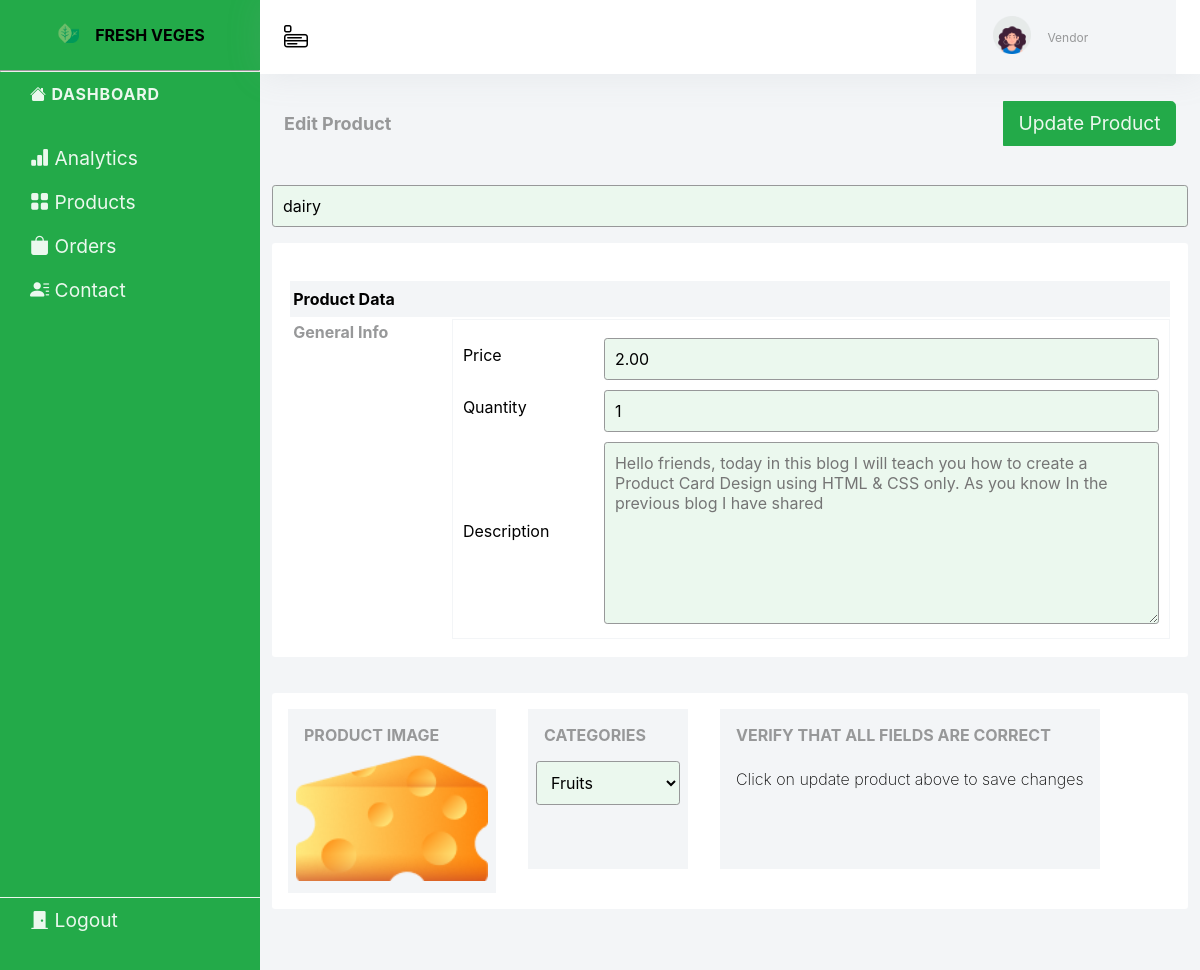
/vendor/products/6/edit, run on an earlier commit of the app's database.
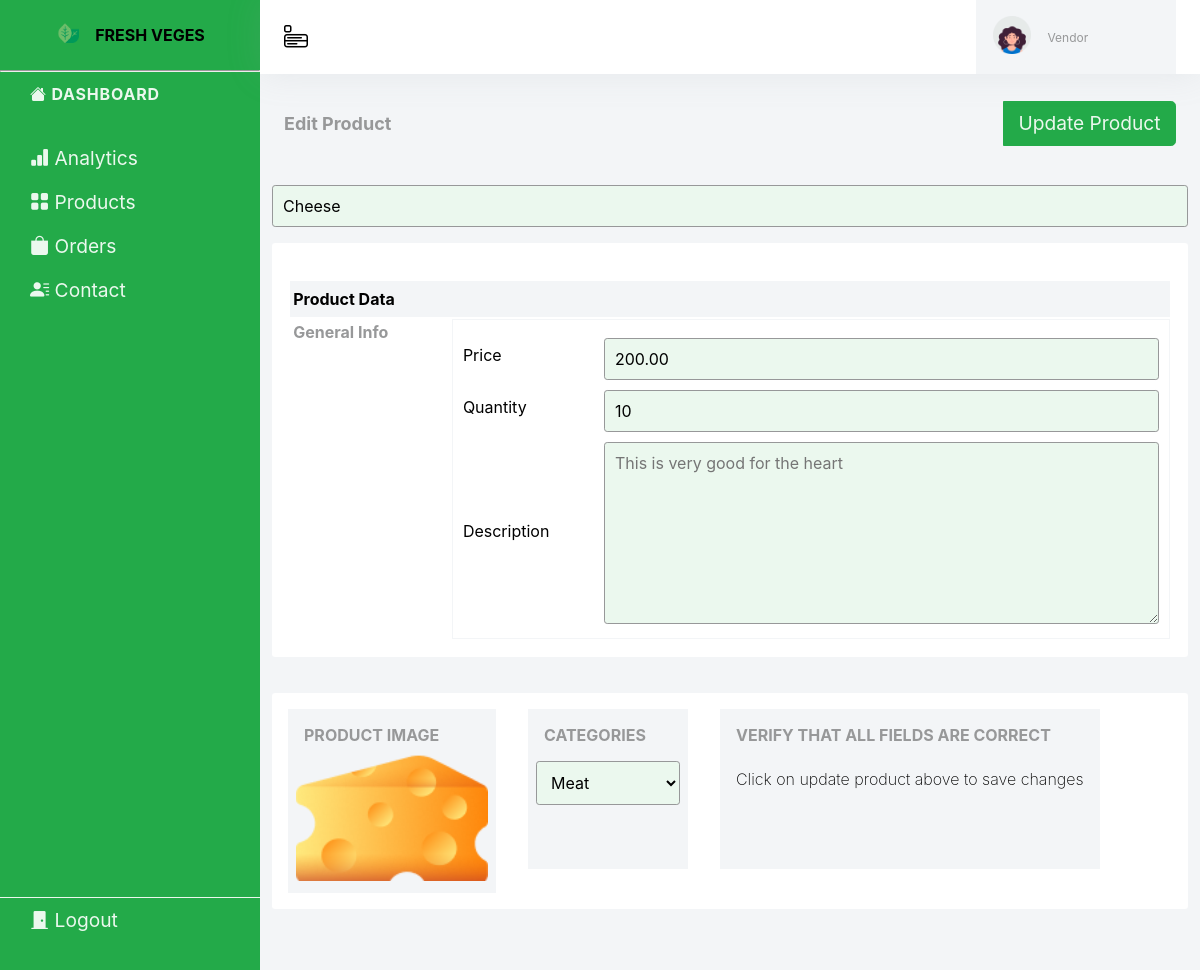
And on a later commit of the database.
### product/models.py (models this page shows, shortened)
class Product(models.Model):
    label = models.CharField(max_length=200)
    unit_price = models.DecimalField(max_digits=5, decimal_places=2, verbose_name='unit price')
    image = models.ImageField(upload_to="media/product")
    description = models.TextField()
    category = models.ForeignKey(Category, on_delete=models.CASCADE, null=True)
    vendor = models.ForeignKey(Vendor, on_delete=models.CASCADE)
    quantity = models.PositiveIntegerField(verbose_name='quantity', default=1)
    class Meta:
        verbose_name = 'product'
        verbose_name_plural = 'products'
        ordering = ('label',)
    def total_price(self):
        return self.quantity * self.unit_price
    total_price = property(total_price)

### vendor/views.py (the view, shortened to what this page needs)
# urls.py: path("products/<int:id>/edit", edit_product, name="product_edit"),
def edit_product(request, id):
    product = get_object_or_404(Product, id=id)
    form = ProductUpdateForm(request.POST or None)
    categories = Category.objects.all()
    return render(request, "vendor/product-edit.html",
                  {'product': product, 'categories': categories, 'current_category': product.category,
                   "errors": form.errors})

### templates/vendor/product-edit.html (shortened to what the changed rows need)
{% extends "base.html" %}
{% load static %}
{% block main %}
<main>
    <form class="edit-form" action="" method="post">
    <div class="container edit-form-container">
            <input type="text" name="label" id="label" value={{product.label}}>
            <br>
            <div class="wrapper">
                <table>
                    <thead>
                        <tr>
                            <th colspan="2">
                                <h4>Product Data</h4>
                            </th>
                        </tr>
                    </thead>
                    <tbody>
                        <tr class="table-entry">
                            <td>
                                <table>
                                    <tr>
                                        <td><input type="number" name="price" id="price" value="{{product.unit_price}}">
                                        </td>
                                    </tr>
                                    <tr>
                                        <td><input type="number" name="price" id="quantity"
                                                value="{{product.quantity}}"></td>
                                    </tr>
                                    <tr>
                                        <td>
                                            <textarea name="description" id="description" cols="30" rows="8"
                                                placeholder="{{product.description}}"></textarea>
                                        </td>
                                    </tr>
                                </table>
                            </td>
                        </tr>
                        <br>
                    </tbody>
                </table>
            </div>
            <br>
            <div class="wrapper">
                <div class="row">
                    <div class="col">
                        <div class="card">
                            <div class="body">
                                <img src="{{product.image.url}}" alt="product image">
                            </div>
                        </div>
                    </div>
                    <div class="col">
                        <div class="card">
                            <div class="body">
                                <select name="category" id="category">
                                    {% for category in categories %}
                                    <option value="{{category.id}}" {% if category == current_category %} selected="selected" {% endif %}>
                                        {{category.name|capfirst}}
                                    </option>
                                    {% endfor %}
                                </select>
                            </div>
                        </div>
                    </div>
                </div>
            </div>
    </div>
    </form>
</main>
{% endblock main %}

What changed in the data, as far as the page shows it:
changed Product: label "dairy" → "Cheese"; price "2.00" → "200.00"; price "1" → "10"; description "Hello friends, today in this blog I will teach you how to create a Product Card Design using HTML & CSS only. As you know In the previous blog I have shared" → "This is very good for the heart"
Also different on the page:
form field category: "Fruits" → "Meat"
